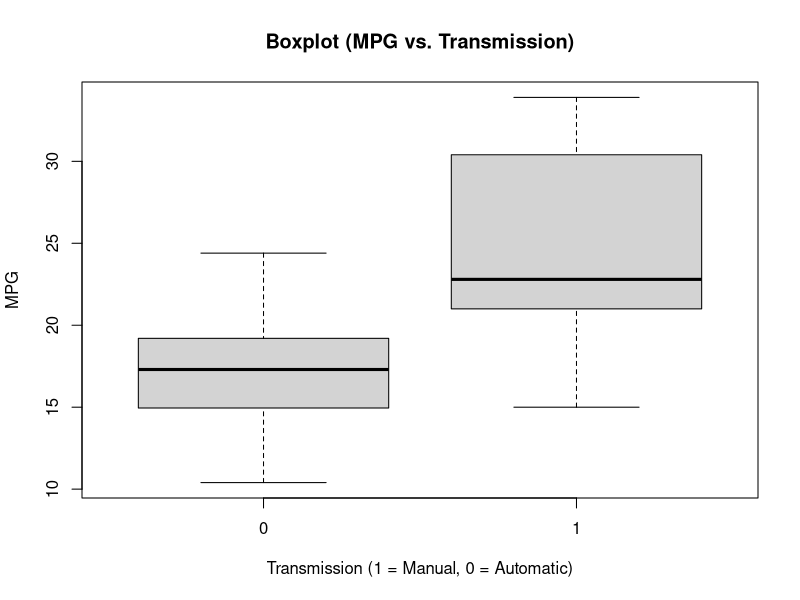
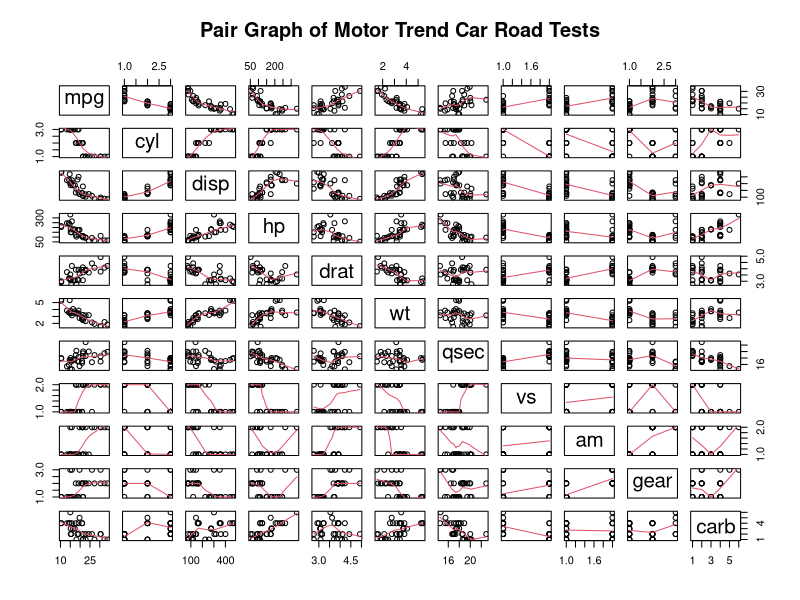
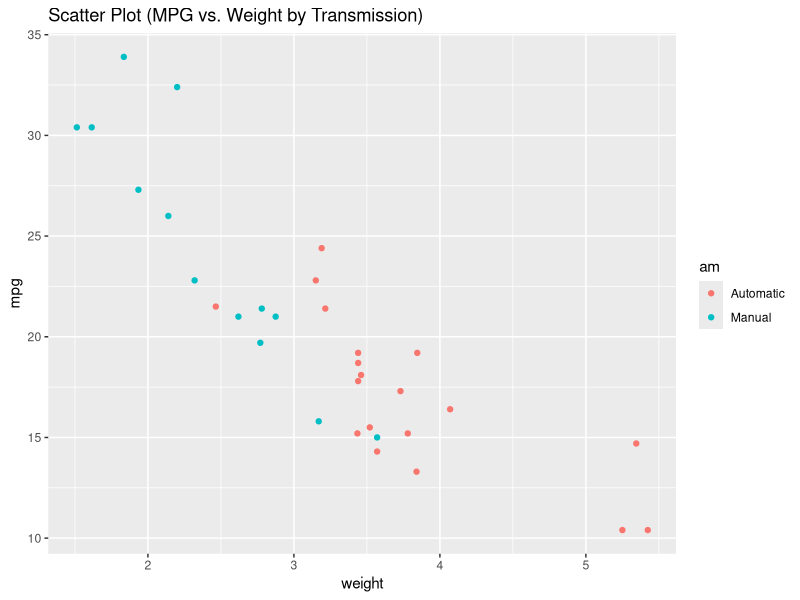
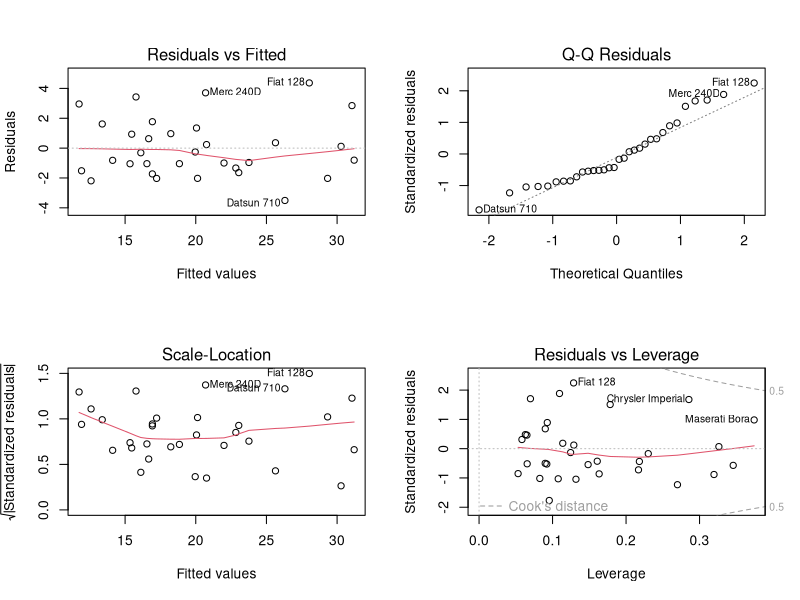

Source code (R) for these figures, in order:
## ---- chunk 1
library(ggplot2)
data(mtcars)
mtcars[1:3, ] # Sample Data
dim(mtcars)
mtcars$cyl <- as.factor(mtcars$cyl)
mtcars$vs <- as.factor(mtcars$vs)
mtcars$am <- factor(mtcars$am)
mtcars$gear <- factor(mtcars$gear)
mtcars$carb <- factor(mtcars$carb)
attach(mtcars)
## ---- chunk 2
result <- t.test(mpg ~ am)
result$p.value
result$estimate
## ---- chunk 3
fullModel <- lm(mpg ~ ., data=mtcars)
summary(fullModel) # results hidden
## ---- chunk 4
stepModel <- step(fullModel, k=log(nrow(mtcars)))
summary(stepModel) # results hidden
## ---- chunk 5
amIntWtModel<-lm(mpg ~ wt + qsec + am + wt:am, data=mtcars)
summary(amIntWtModel) # results hidden
## ---- chunk 6
amModel<-lm(mpg ~ am, data=mtcars)
summary(amModel) # results hidden
## ---- chunk 7
anova(amModel, stepModel, fullModel, amIntWtModel) 
confint(amIntWtModel) # results hidden
## ---- chunk 8
summary(amIntWtModel)$coef
## ---- chunk 9
sum((abs(dfbetas(amIntWtModel)))>1)
## ---- chunk 10
boxplot(mpg ~ am, xlab="Transmission (1 = Manual, 0 = Automatic)", ylab="MPG",
        main="Boxplot (MPG vs. Transmission)")
## ---- chunk 11
pairs(mtcars, panel=panel.smooth, main="Pair Graph of Motor Trend Car Road Tests")
## ---- chunk 12
ggplot(mtcars, aes(x=wt, y=mpg, group=am, color=am, height=3, width=3)) + geom_point() +  
scale_colour_discrete(labels=c("Automatic", "Manual")) + 
xlab("weight") + ggtitle("Scatter Plot (MPG vs. Weight by Transmission)")
## ---- chunk 13
par(mfrow = c(2, 2))
plot(amIntWtModel)
